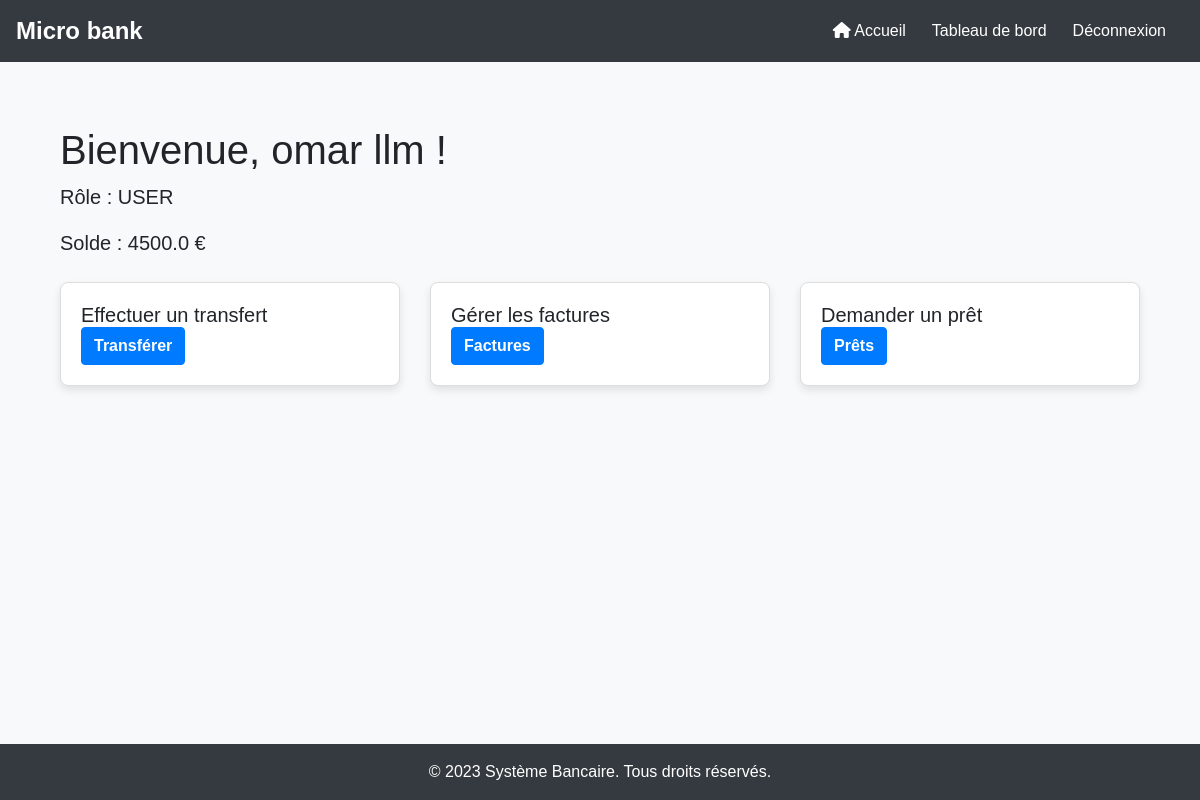
The app's page /dashboard (signed in) with its own data.
### tables this page shows
CREATE TABLE users (
                id INTEGER PRIMARY KEY AUTOINCREMENT,
                username TEXT NOT NULL UNIQUE,
                password TEXT NOT NULL,
                full_name TEXT NOT NULL,
                role TEXT NOT NULL CHECK(role IN ('ADMIN', 'USER', 'EMPLOYEE')),
                balance REAL DEFAULT 0
            , last_balance_update DATE);

### app.py (the view)
@app.route('/dashboard')
def dashboard():
    user = get_current_user()
    if not user:
        flash('Utilisateur non trouvé.', 'error')
        return redirect(url_for('login'))
    if user[4] == 'ADMIN':
        return redirect(url_for('admin_dashboard'))
    elif user[4] == 'EMPLOYEE':
        return redirect(url_for('employee_dashboard'))
    else:
        return render_template("dashboard.html", user=user)

### app.py (called while the page is built)
def get_current_user():
    if not session.get('user_id'):
        return None
    with sqlite3.connect(DATABASE, timeout=10) as conn:
        cursor = conn.cursor()
        cursor.execute('SELECT * FROM users WHERE id = ?', (session['user_id'],))
        return cursor.fetchone()

### templates/dashboard.html (shortened to what this page needs)
{% extends "base.html" %}
{% block content %}
<div class="container">
    <h1 class="mt-4">Bienvenue, {{ user[3] }} !</h1>
    <p class="lead">Rôle : {{ user[4] }}</p>
    <p class="lead">Solde : {{ user[5] }} €</p>
    <div class="row mt-4">
        <div class="col-md-4 mb-3">
            <div class="card">
                <div class="card-body">
                    <h5 class="card-title">Effectuer un transfert</h5>
                    <a href="{{ url_for('transfer') }}" class="btn btn-primary">Transférer</a>
                </div>
            </div>
        </div>
        <div class="col-md-4 mb-3">
            <div class="card">
                <div class="card-body">
                    <h5 class="card-title">Gérer les factures</h5>
                    <a href="{{ url_for('invoices') }}" class="btn btn-primary">Factures</a>
                </div>
            </div>
        </div>
        <div class="col-md-4 mb-3">
            <div class="card">
                <div class="card-body">
                    <h5 class="card-title">Demander un prêt</h5>
                    <a href="{{ url_for('loans') }}" class="btn btn-primary">Prêts</a>
                </div>
            </div>
        </div>
    </div>
</div>
{% endblock %}

### static/css/styles.css (style rules this page uses)
html, body { margin: 0; padding: 0; height: 100%; font-family: "Arial", sans-serif; background-color: #f8f9fa; }
body { display: flex; flex-direction: column; min-height: 100vh; }
.card { margin-bottom: 20px; border: 1px solid #ddd; border-radius: 8px; box-shadow: 0 4px 8px rgba(0, 0, 0, 0.1); }
.card-title { margin-bottom: 0; font-size: 1.25rem; }
.card-body { padding: 20px; }
.btn { margin-right: 5px; border-radius: 4px; font-weight: bold; }
.btn-primary { background-color: #007bff; border-color: #007bff; }

### records on screen
users: full_name "omar llm", role "USER", balance "4500.0"
